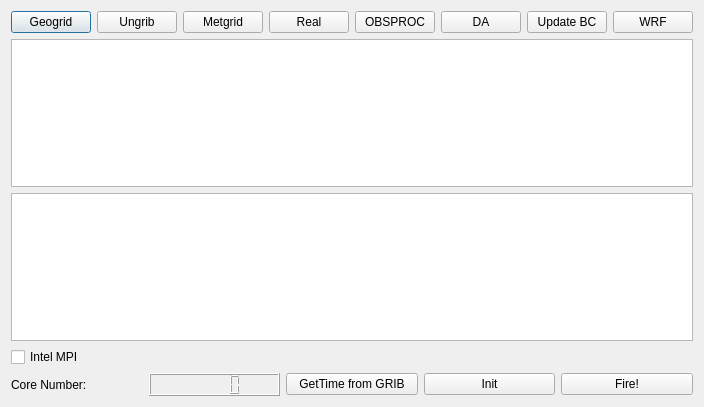
<?xml version="1.0" encoding="UTF-8"?>
<ui version="4.0">
 <class>wpsrun_dlg</class>
 <widget class="QDialog" name="wpsrun_dlg">
  <property name="geometry">
   <rect>
    <x>0</x>
    <y>0</y>
    <width>576</width>
    <height>407</height>
   </rect>
  </property>
  <property name="windowTitle">
   <string>Dialog</string>
  </property>
  <layout class="QVBoxLayout" name="verticalLayout">
   <item>
    <layout class="QHBoxLayout" name="horizontalLayout_2">
     <item>
      <widget class="QPushButton" name="pushButton_geogrid">
       <property name="text">
        <string>Geogrid</string>
       </property>
      </widget>
     </item>
     <item>
      <widget class="QPushButton" name="pushButton_Ungrib">
       <property name="text">
        <string>Ungrib</string>
       </property>
      </widget>
     </item>
     <item>
      <widget class="QPushButton" name="pushButton_Metgrid">
       <property name="text">
        <string>Metgrid</string>
       </property>
      </widget>
     </item>
     <item>
      <widget class="QPushButton" name="pushButton_Real">
       <property name="text">
        <string>Real</string>
       </property>
      </widget>
     </item>
     <item>
      <widget class="QPushButton" name="pushButton_OBSPROC">
       <property name="text">
        <string>OBSPROC</string>
       </property>
      </widget>
     </item>
     <item>
      <widget class="QPushButton" name="pushButton_da">
       <property name="text">
        <string>DA</string>
       </property>
      </widget>
     </item>
     <item>
      <widget class="QPushButton" name="pushButton_UpdateBC">
       <property name="text">
        <string>Update BC</string>
       </property>
      </widget>
     </item>
     <item>
      <widget class="QPushButton" name="pushButton_wrf">
       <property name="text">
        <string>WRF</string>
       </property>
      </widget>
     </item>
    </layout>
   </item>
   <item>
    <widget class="QTextEdit" name="textEdit">
     <property name="readOnly">
      <bool>true</bool>
     </property>
    </widget>
   </item>
   <item>
    <widget class="QListWidget" name="listWidget"/>
   </item>
   <item>
    <widget class="QCheckBox" name="checkBoxMPI">
     <property name="text">
      <string>Intel MPI</string>
     </property>
    </widget>
   </item>
   <item>
    <layout class="QHBoxLayout" name="horizontalLayout">
     <item>
      <widget class="QLabel" name="label">
       <property name="text">
        <string>Core Number:</string>
       </property>
      </widget>
     </item>
     <item>
      <widget class="QLCDNumber" name="lcdNumber">
       <property name="smallDecimalPoint">
        <bool>false</bool>
       </property>
      </widget>
     </item>
     <item>
      <widget class="QPushButton" name="pushButton_time_from_grib">
       <property name="text">
        <string>GetTime from GRIB</string>
       </property>
      </widget>
     </item>
     <item>
      <widget class="QPushButton" name="pushButton_init">
       <property name="text">
        <string>Init</string>
       </property>
      </widget>
     </item>
     <item>
      <widget class="QPushButton" name="pushButton_run">
       <property name="text">
        <string>Fire!</string>
       </property>
      </widget>
     </item>
    </layout>
   </item>
  </layout>
 </widget>
 <resources/>
 <connections/>
</ui>
